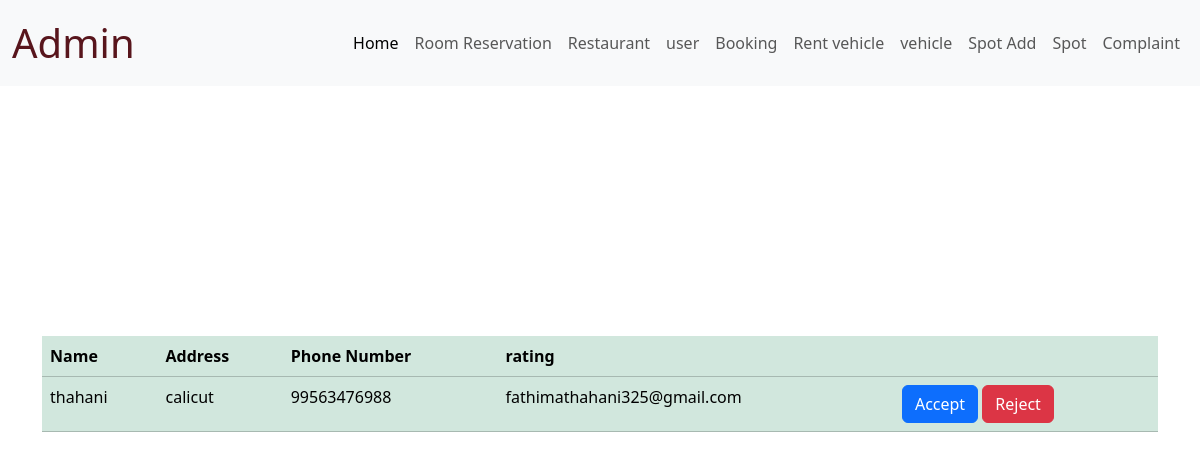
Page /restaurant on the committed database.
### world_wallet_expence_app/models.py (models this page shows)
class RestaurantTable(models.Model):
     LOGINID =models.ForeignKey(LoginTable, on_delete=models.CASCADE)
     name=models.CharField(max_length=20, null=True,blank=True)
     place=models.CharField(max_length=20, null=True,blank=True)
     phoneno=models.BigIntegerField(null=True,blank=True)
     email=models.CharField(max_length=20, null=True,blank=True)

### world_wallet_expence_app/views.py (the view)
# urls.py: path('restaurant',Restaurant.as_view(),name='restaurant'),
class Restaurant(View):
    def get(self,request):
        obj=RestaurantTable.objects.filter(LOGINID__status='pending')
        return render(request,"ADMIN/restaurant.html",{'val':obj})

### templates/ADMIN/restaurant.html (shortened to what this page needs)
<!DOCTYPE html>
<html lang="en">
<head>
    <link href="https://cdn.jsdelivr.net/npm/bootstrap@5.3.3/dist/css/bootstrap.min.css" rel="stylesheet">
 <link rel="stylesheet" href="restaurant.css">
</head>
<body>
    <nav class="navbar navbar-expand-lg bg-body-tertiary">
        <div class="container-fluid">
          <a class="navbar-brand fs-1 text-danger-emphasis" href="#">Admin</a>
          <div class="collapse navbar-collapse" id="navbarSupportedContent">
            <ul class="navbar-nav ms-auto mb-2 mb-lg-0">
              <li class="nav-item">
                <a class="nav-link active" aria-current="page" href="/home">Home</a>
              </li>
              <li class="nav-item">
                <a class="nav-link" href="/room">Room Reservation</a>
              </li>
              <li class="nav-item">
                <a class="nav-link" href="/restaurant">Restaurant</a>
              </li>
              <li class="nav-item">
                <a class="nav-link" href="/user">user</a>
              </li>
              <li class="nav-item">
                <a class="nav-link" href="/booking">Booking</a>
              </li>
              <li class="nav-item">
                <a class="nav-link" href="/Rentvehadd">Rent vehicle</a>
              </li>
              <li class="nav-item">
                <a class="nav-link" href="/viewrentveh">vehicle</a>
              </li>
              <li class="nav-item">
                <a class="nav-link" href="/spotadd">Spot Add</a>
              </li>
              <li class="nav-item">
                <li class="nav-item">
                    <a class="nav-link" href="/spotview">Spot</a>
                  </li>
              <li class="nav-item">
                <a class="nav-link" href="/complaint">Complaint</a>
              </li>
            </ul>
          </div>
        </div>
      </nav>
    <div class="container">
    <table class="table table-success">
        <thead>
          <tr>
            <th scope="col"> Name</th>
            <th scope="col">Address</th>
            <th scope="col">Phone Number</th>
            <th scope="col">rating</th>
            <th colspan="5"></th>
          </tr>
        </thead>
        <tbody>
          {% if val|length == 0 %}
            <tr>
              <td colspan="5" class="text-center">No restaurants to verify</td>
            </tr>
          {% else %}
            {% for i in val %}
              <tr>
                <td>{{ i.name }}</td>
                <td>{{ i.place }}</td>
                <td>{{ i.phoneno }}</td>
                <td>{{ i.email }}</td>
                <td>
                  <a href="/acceptrest/{{ i.id }}" class="btn btn-primary">Accept</a>
                  <a href="/rejectrest/{{ i.id }}"><button type="submit" class="btn btn-danger">Reject</button>
                  </a>
                </td>
              </tr>
            {% endfor %}
          {% endif %}
        </tbody>
      </table>
    </div>
</body>
</html>

### static/ADMINCSS/restaurant.css (style rules this page uses)
body { background-image: url('https://wallpaperbat.com/img/753032-cp-wallpaper.jpg'); background-position: center; background-size: cover; background-repeat:no-repeat ; backdrop-filter: blur(6px); }
.container { margin-top: 250px; }

### rows in the picture
RestaurantTable: name "thahani", place "calicut", phoneno "99563476988", email "fathimathahani325@gmail.com"
